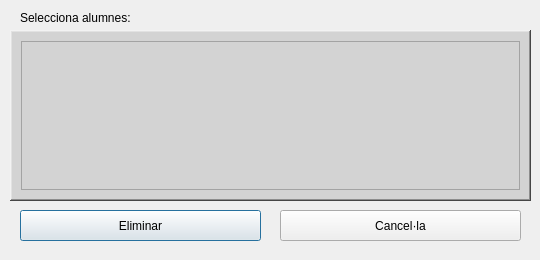
<?xml version="1.0" encoding="UTF-8"?>
<ui version="4.0">
 <class>Dialog</class>
 <widget class="QDialog" name="Dialog">
  <property name="geometry">
   <rect>
    <x>0</x>
    <y>0</y>
    <width>540</width>
    <height>260</height>
   </rect>
  </property>
  <property name="minimumSize">
   <size>
    <width>540</width>
    <height>260</height>
   </size>
  </property>
  <property name="maximumSize">
   <size>
    <width>540</width>
    <height>260</height>
   </size>
  </property>
  <property name="windowTitle">
   <string>Dialog</string>
  </property>
  <widget class="QPushButton" name="delButton">
   <property name="geometry">
    <rect>
     <x>20</x>
     <y>210</y>
     <width>241</width>
     <height>31</height>
    </rect>
   </property>
   <property name="text">
    <string>Eliminar</string>
   </property>
  </widget>
  <widget class="QPushButton" name="cancelButton">
   <property name="geometry">
    <rect>
     <x>280</x>
     <y>210</y>
     <width>241</width>
     <height>31</height>
    </rect>
   </property>
   <property name="text">
    <string>Cancel·la</string>
   </property>
  </widget>
  <widget class="QFrame" name="frame">
   <property name="geometry">
    <rect>
     <x>10</x>
     <y>30</y>
     <width>521</width>
     <height>171</height>
    </rect>
   </property>
   <property name="styleSheet">
    <string notr="true">background-color: rgb(211, 211, 211);</string>
   </property>
   <property name="frameShape">
    <enum>QFrame::WinPanel</enum>
   </property>
   <property name="frameShadow">
    <enum>QFrame::Raised</enum>
   </property>
   <property name="lineWidth">
    <number>2</number>
   </property>
   <property name="midLineWidth">
    <number>0</number>
   </property>
   <layout class="QGridLayout" name="gridLayout">
    <item row="0" column="0">
     <widget class="QTableWidget" name="studentsTable">
      <property name="minimumSize">
       <size>
        <width>0</width>
        <height>0</height>
       </size>
      </property>
      <property name="maximumSize">
       <size>
        <width>999</width>
        <height>999</height>
       </size>
      </property>
      <property name="frameShape">
       <enum>QFrame::StyledPanel</enum>
      </property>
      <property name="frameShadow">
       <enum>QFrame::Sunken</enum>
      </property>
      <property name="autoScrollMargin">
       <number>10</number>
      </property>
      <property name="verticalScrollMode">
       <enum>QAbstractItemView::ScrollPerPixel</enum>
      </property>
      <property name="horizontalScrollMode">
       <enum>QAbstractItemView::ScrollPerPixel</enum>
      </property>
      <property name="showGrid">
       <bool>true</bool>
      </property>
      <property name="sortingEnabled">
       <bool>true</bool>
      </property>
      <property name="columnCount">
       <number>2</number>
      </property>
      <attribute name="horizontalHeaderVisible">
       <bool>false</bool>
      </attribute>
      <attribute name="horizontalHeaderCascadingSectionResizes">
       <bool>false</bool>
      </attribute>
      <attribute name="horizontalHeaderMinimumSectionSize">
       <number>50</number>
      </attribute>
      <attribute name="horizontalHeaderDefaultSectionSize">
       <number>100</number>
      </attribute>
      <attribute name="horizontalHeaderHighlightSections">
       <bool>false</bool>
      </attribute>
      <attribute name="horizontalHeaderShowSortIndicator" stdset="0">
       <bool>true</bool>
      </attribute>
      <attribute name="horizontalHeaderStretchLastSection">
       <bool>true</bool>
      </attribute>
      <attribute name="verticalHeaderVisible">
       <bool>true</bool>
      </attribute>
      <attribute name="verticalHeaderCascadingSectionResizes">
       <bool>false</bool>
      </attribute>
      <attribute name="verticalHeaderShowSortIndicator" stdset="0">
       <bool>false</bool>
      </attribute>
      <column>
       <property name="text">
        <string/>
       </property>
      </column>
      <column>
       <property name="text">
        <string/>
       </property>
      </column>
     </widget>
    </item>
   </layout>
  </widget>
  <widget class="QLabel" name="introLabel">
   <property name="geometry">
    <rect>
     <x>20</x>
     <y>10</y>
     <width>131</width>
     <height>16</height>
    </rect>
   </property>
   <property name="text">
    <string>Selecciona alumnes:</string>
   </property>
  </widget>
 </widget>
 <resources/>
 <connections/>
</ui>
